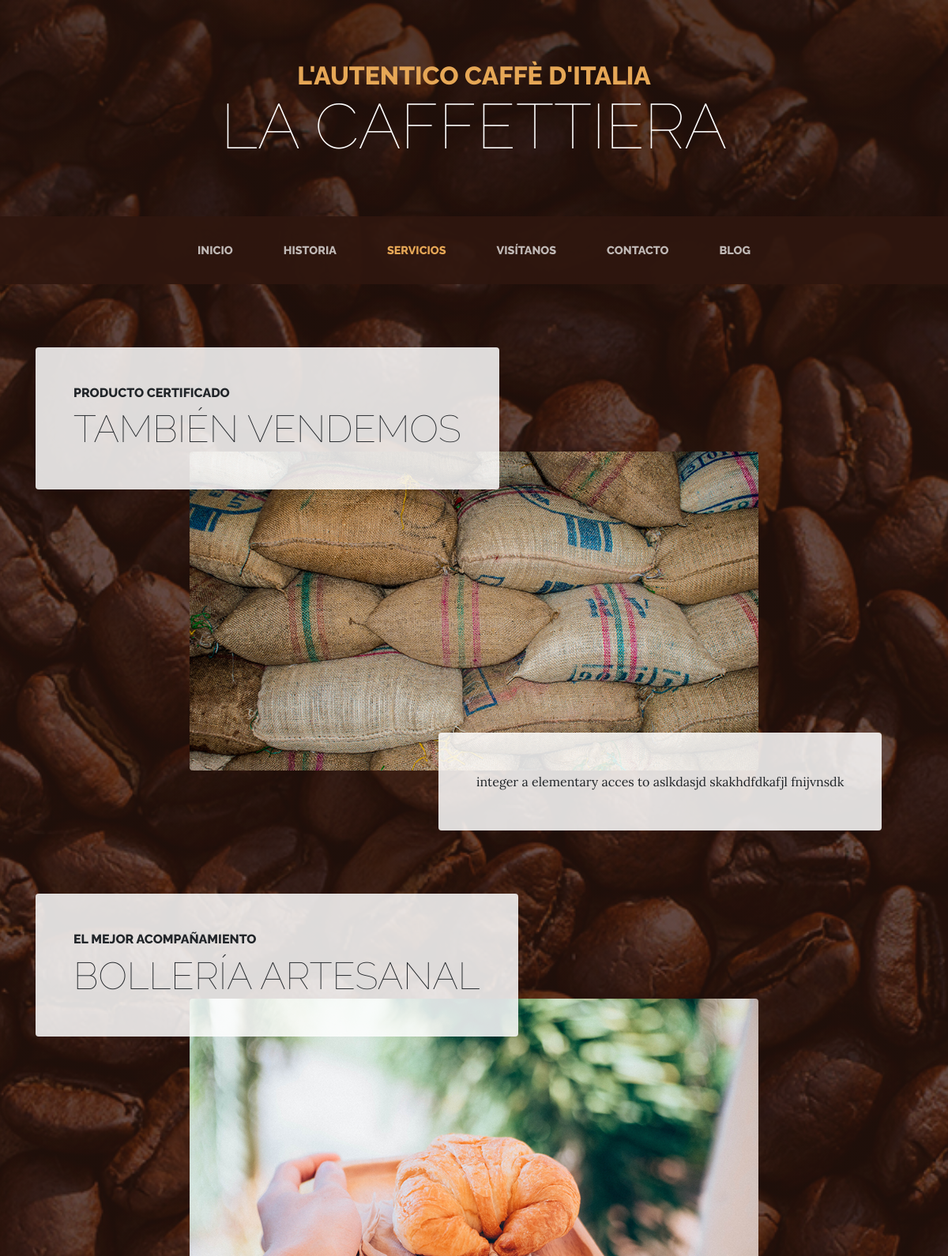
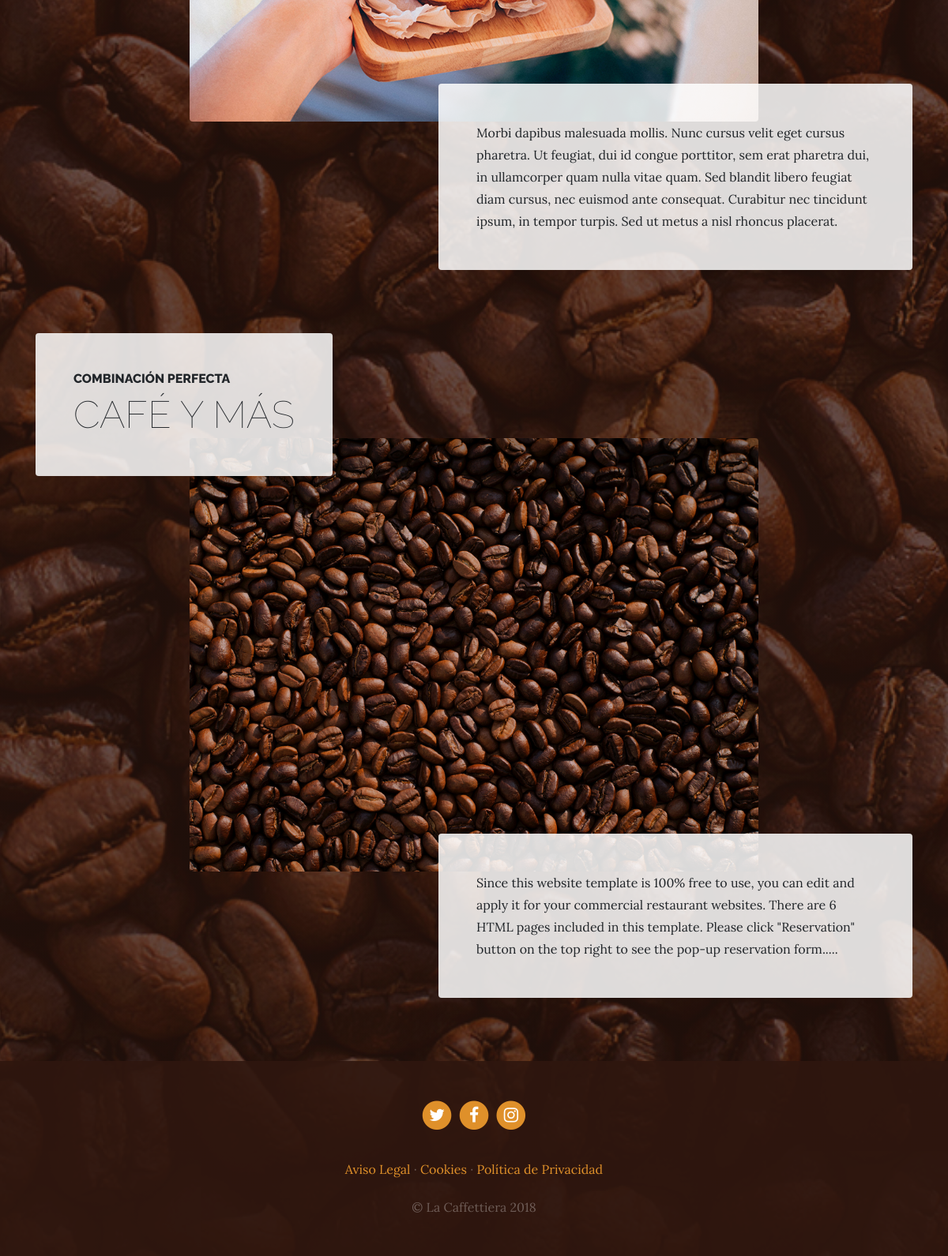
Page /services/ on the committed database (2 pictures, top to bottom).
### services/models.py (models this page shows, shortened)
class Service(models.Model):
    title = models.CharField(max_length=200, verbose_name="Titulo")
    subtitle = models.CharField(max_length=200, verbose_name="Subtitulo")
    content = models.TextField(verbose_name="Contenido")
    image = models.ImageField(verbose_name="Imagen",upload_to = "services")
    created = models.DateTimeField(auto_now_add=True, verbose_name="Fecha de creacion")
    updated = models.DateTimeField(auto_now=True, verbose_name="Fecha de actualización")
    class Meta:
        verbose_name = "servicio"
        verbose_name_plural = "servicios"
        ordering = ["-created"]

### page/models.py (models this page shows, shortened)
class Page(models.Model):
    title = models.CharField(max_length=200, verbose_name="Titulo")
    content = RichTextField(verbose_name="Contenido")
    created = models.DateTimeField(
        auto_now_add=True, verbose_name="Fecha de creación")
    updated = models.DateTimeField(
        auto_now=True, verbose_name="Fecha de actualización")
    class Meta:
        verbose_name = "pagina"
        verbose_name_plural = "paginas"
        ordering = ["title"]

### services/views.py (the view)
# urls.py: path('', views.services, name="services"),
def services(request):
    services = Service.objects.all()
    return render(request, "services/services.html", {'services':services})

### page/templatetags/pages_extras.py (called while the page is built)
@register.simple_tag
def get_page_list():
    pages=Page.objects.all()
    return pages

### social/processor.py (called while the page is built)
def ctx_dict(request):
    ctx = {}
    links = Link.objects.all()
    for link in links:
        ctx[link.key] = link.url
    return ctx

### services/templates/services/services.html (shortened to what this page needs)
  {% extends 'core/base.html' %}
  {% block content %}
  {%load static%}
  {% for service in services %}
    <section class="page-section">
      <div class="container">
        <div class="product-item">
          <div class="product-item-title d-flex">
            <div class="bg-faded p-5 d-flex mr-auto rounded">
              <h2 class="section-heading mb-0">
                <span class="section-heading-upper">{{service.subtitle}}</span>
                <span class="section-heading-lower">{{service.title}}</span>
              </h2>
            </div>
          </div>
          <img class="product-item-img mx-auto d-flex rounded img-fluid mb-3 mb-lg-0" src="{{service.image.url}}" alt="">
          <div class="product-item-description d-flex ml-auto">
            <div class="bg-faded p-5 rounded">
              <p class="mb-0">{{service.content}}</p>
            </div>
          </div>
        </div>
      </div>
    </section>
  {% endfor %}
  {% endblock %}

### core/templates/core/base.html (shortened to what this page needs)
<!DOCTYPE html>
<html lang="es">
  <head>
    {% load static %}
    <link
      href="{% static 'core/vendor/bootstrap/css/bootstrap.min.css' %}"
      rel="stylesheet"
    />
    <link
      href="{% static 'core/vendor/font-awesome/css/font-awesome.min.css' %}"
      rel="stylesheet"
      type="text/css"
    />
    <link href="{%static 'core/css/business-casual.css' %}" rel="stylesheet" />
  </head>
  <body>
    <h1 class="site-heading text-center text-white d-none d-lg-block">
      <span class="site-heading-upper text-primary mb-3"
        >L'autentico caffè d'italia</span
      >
      <span class="site-heading-lower">La Caffettiera</span>
    </h1>
    <nav class="navbar navbar-expand-lg navbar-dark py-lg-4" id="mainNav">
      <div class="container">
        <div class="collapse navbar-collapse" id="navbarResponsive">
          <ul class="navbar-nav mx-auto">
            <li
              class="nav-item {%if request.path == '/' %}active{%endif%} px-lg-4"
            >
              <a
                class="nav-link text-uppercase text-expanded"
                href="{%url 'index'%}"
                >Inicio</a
              >
            </li>
            <li
              class="nav-item {%if request.path == '/about/' %}active{%endif%} px-lg-4"
            >
              <a
                class="nav-link text-uppercase text-expanded"
                href="{%url 'about'%}"
                >Historia</a
              >
            </li>
            <li
              class="nav-item {%if request.path == '/services/' %}active{%endif%} px-lg-4"
            >
              <a
                class="nav-link text-uppercase text-expanded"
                href="{%url 'services'%}"
                >Servicios</a
              >
            </li>
            <li
              class="nav-item {%if request.path == '/store/' %}active{%endif%} px-lg-4"
            >
              <a
                class="nav-link text-uppercase text-expanded"
                href="{%url 'store'%}"
                >Visítanos</a
              >
            </li>
            <li
              class="nav-item {%if request.path == '/contact/' %}active{%endif%} px-lg-4"
            >
              <a
                class="nav-link text-uppercase text-expanded"
                href="{%url 'contact'%}"
                >Contacto</a
              >
            </li>
            <li
              class="nav-item {%if request.path|slice:6 == '/blog/' %}active{%endif%} px-lg-4"
            >
              <a
                class="nav-link text-uppercase text-expanded"
                href="{%url 'blog'%}"
                >Blog</a
              >
            </li>
          </ul>
        </div>
      </div>
    </nav>
    {%block content%}{%endblock%}
    <footer class="footer text-faded text-center py-5">
      <div class="container">
        {% if LINK_TWITTER != null%}
        <p class="m-0">
          <a href="{{LINK_TWITTER}}" class="link">
            <span class="fa-stack fa-lg">
              <i class="fa fa-circle fa-stack-2x"></i>
              <i class="fa fa-twitter fa-stack-1x fa-inverse"></i>
            </span>
          </a>
          {% endif %}
          {% if LINK_FACEBOOK != null%}
          <a href="{{LINK_FACEBOOK}}" class="link">
            <span class="fa-stack fa-lg">
              <i class="fa fa-circle fa-stack-2x"></i>
              <i class="fa fa-facebook fa-stack-1x fa-inverse"></i>
            </span>
          </a>
          {% endif %}
          {% if LINK_INSTAGRAM != null%}
          <a href="{{LINK_INSTAGRAM}}" class="link">
            <span class="fa-stack fa-lg">
              <i class="fa fa-circle fa-stack-2x"></i>
              <i class="fa fa-instagram fa-stack-1x fa-inverse"></i>
            </span>
          </a>
          {% endif %}
        </p>
        <p class="m-0 mbt">
          {%load pages_extras%}
          {%get_page_list as pages%}
          {%for page in pages%}
          <a href="{%url 'page' page.id %}" class="link">{{page.title}}</a> {%if not forloop.last %}·{%endif%}
          {%endfor%}
        </p>
        <p class="m-0 mbt1">&copy; La Caffettiera 2018</p>
      </div>
    </footer>
  </body>
</html>

### core/static/core/css/business-casual.css (style rules this page uses)
body { font-family: 'Lora'; background: linear-gradient(rgba(47, 23, 15, 0.65), rgba(47, 23, 15, 0.65)), url("../img/bg.jpg"); background-attachment: fixed; background-position: center; background-size: cover; }
h1, h2, h3, h4, h5, h6 { font-family: 'Raleway'; }
p { line-height: 1.75; }
.text-faded { color: rgba(255, 255, 255, 0.3); }
.site-heading { margin-top: 5rem; margin-bottom: 5rem; text-transform: uppercase; line-height: 1; font-family: 'Raleway'; }
.site-heading .site-heading-upper { display: block; font-size: 2rem; font-weight: 800; }
.site-heading .site-heading-lower { font-size: 5rem; font-weight: 100; line-height: 4rem; }
.page-section { margin-top: 5rem; margin-bottom: 5rem; }
.section-heading { text-transform: uppercase; }
.section-heading .section-heading-upper { display: block; font-size: 1rem; font-weight: 800; padding-bottom:.5rem; }
.section-heading .section-heading-lower { display: block; font-size: 3rem; font-weight: 100; }
.bg-faded { background-color: rgba(255, 255, 255, 0.85); }
#mainNav { background-color: rgba(47, 23, 15, 0.9); font-family: 'Raleway'; }
#mainNav .navbar-nav .nav-item .nav-link { color: rgba(255, 255, 255, 0.7); font-weight: 800; }
#mainNav .navbar-nav .nav-item.active .nav-link { color: #e6a756; }
@media (min-width: 992px) { #mainNav .navbar-nav .nav-item .nav-link { font-size: 0.9rem; } }
@media (min-width: 992px) { .product-item .product-item-title { position: relative; z-index: 1; margin-bottom: -3rem; } }
@media (min-width: 992px) { .product-item .product-item-img { position: relative; z-index: 0; max-width: 60vw; } }
@media (min-width: 992px) { .product-item .product-item-description { position: relative; z-index: 1; margin-top: -3rem; max-width: 50vw; } }
.footer { background-color: rgba(47, 23, 15, 0.9); }
.text-primary { color: #e6a756 !important; }
.mbt { padding-top: 2rem; }
.mbt1 { padding-top: 1.25rem; }
a.link { color: #df902a; }

### rows in the picture
Service: subtitle "PRODUCTO CERTIFICADO", title "TAMBIÉN VENDEMOS", image (picture), content "integer a elementary acces to aslkdasjd skakhdfdkafjl fnijvnsdk"
Service: subtitle "EL MEJOR ACOMPAÑAMIENTO", title "BOLLERÍA ARTESANAL", image (picture), content "Morbi dapibus malesuada mollis. Nunc cursus velit eget cursus pharetra. Ut feugiat, dui id congue porttitor, sem erat pharetra dui, in ullamcorper quam nulla vitae quam. Sed blandit libero feugiat diam cursus, nec euismod ante consequat. Curabitur nec tincidunt ipsum, in tempor turpis. Sed ut metus a nisl rhoncus placerat."
Service: subtitle "COMBINACIÓN PERFECTA", title "CAFÉ Y MÁS", image (picture), content "Since this website template is 100% free to use, you can edit and apply it for your commercial restaurant websites. There are 6 HTML pages included in this template. Please click \"Reservation\" button on the top right to see the pop-up reservation form....."
Page: title "Aviso Legal"
Page: title "Cookies"
Page: title "Política de Privacidad"
